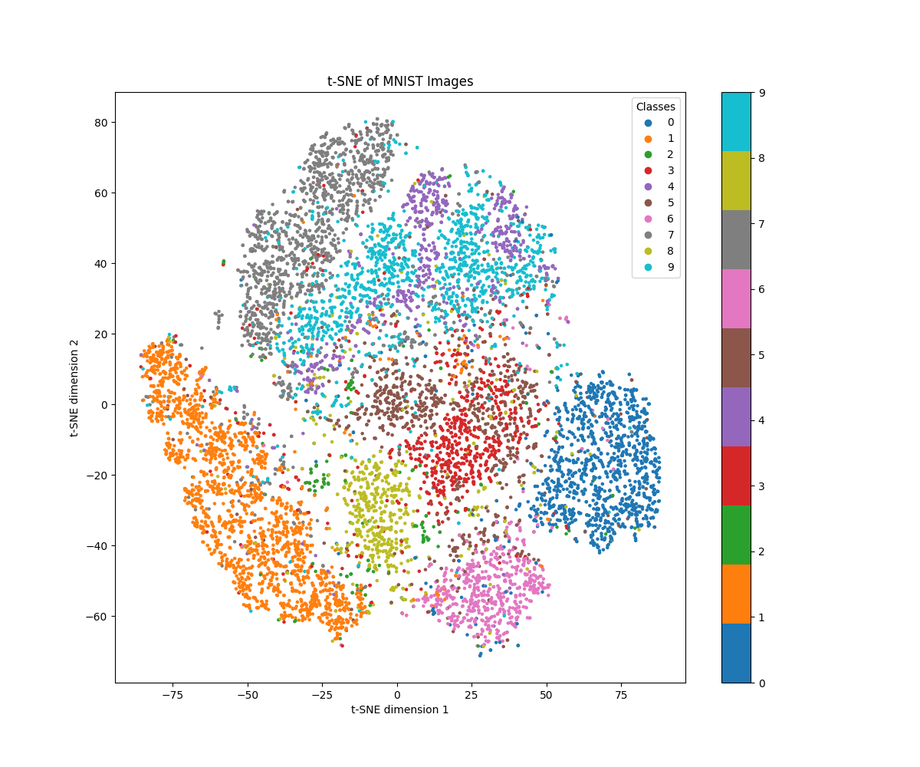
#> input picture figures/Fig_3_generated_mnist_tsne_vanillaGAN_dim_200.png, 920 x 767 px, shrunk from 1200 x 1000 before the run
$ python combine_three_images.py
#> lines starting #> are read from the running program, lines starting #| are printed output that depends on the picture
from PIL import Image, ImageDraw, ImageFont

# Paths to your images
image_paths = ["figures/Fig_3_generated_mnist_tsne_vanillaGAN_dim_200.png", "figures/Fig_4_real_mnist_tsne.png", "figures/Fig_7_GM_samples_tsne.png"]
titles = ["Baseline", "Real MNIST", "Best GM GAN"]

# Load images
images = [Image.open(img_path) for img_path in image_paths]
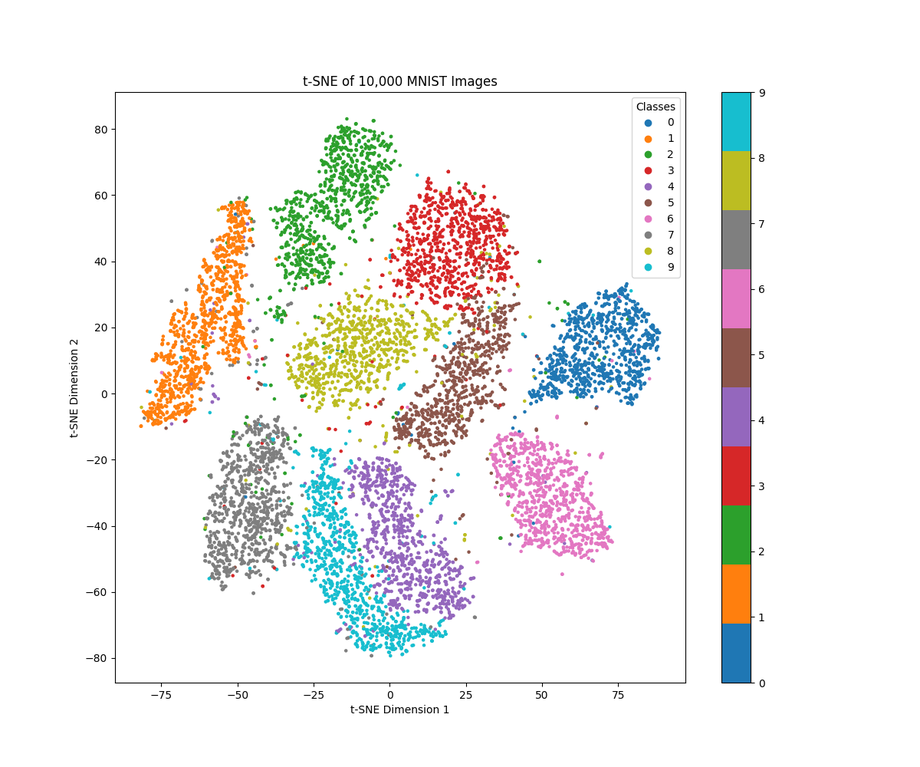
#> input picture figures/Fig_4_real_mnist_tsne.png, 920 x 767 px, shrunk from 1200 x 1000 before the run
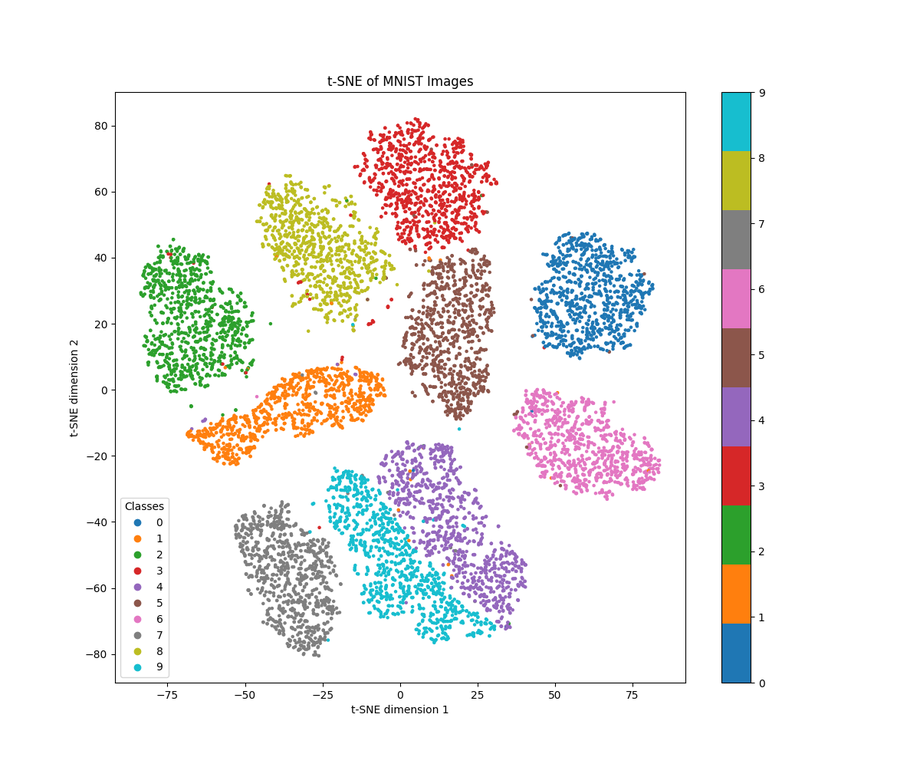
#> input picture figures/Fig_7_GM_samples_tsne.png, 920 x 767 px, shrunk from 1200 x 1000 before the run
#> images = 3 items
widths, heights = zip(*(i.size for i in images))
#> widths = (920, 920, 920); heights = (767, 767, 767)

# Calculate total width and max height for new image
total_width = sum(widths)
#> total_width = 2760
max_height = max(heights)
#> max_height = 767

# Define title height and font (adjust path to your font if necessary)
title_height = 50
font = ImageFont.truetype("arial.ttf", 24)  # Use a path to a .ttf font file if needed

# Create new image with extra space for titles
combined_image = Image.new("RGBA", (total_width, max_height + title_height), (255, 255, 255, 255))
#> combined_image: PIL image 2760x817 RGBA; every value is 255
draw = ImageDraw.Draw(combined_image)

# Position images and titles
x_offset = 0
for i, img in enumerate(images):
    combined_image.paste(img, (x_offset, title_height))  # Paste image below title space
    title_text = titles[i]
    text_bbox = draw.textbbox((0, 0), title_text, font=font)
    text_width, text_height = text_bbox[2] - text_bbox[0], text_bbox[3] - text_bbox[1]
    text_x = x_offset + (img.width - text_width) // 2
    draw.text((text_x, (title_height - text_height) // 2), title_text, font=font, fill="black")
    x_offset += img.width
#> this loop made 3 passes
#> (title_text, text_bbox, text_width, text_x, x_offset) on passes 1 to 3: ('Baseline', (0, 5, 102, 23), 102, 409, 920), ('Real MNIST', (0, 5, 135, 23), 135, 1312, 1840), ('Best GM GAN', (0, 5, 161, 23), 161, 2219, 2760)
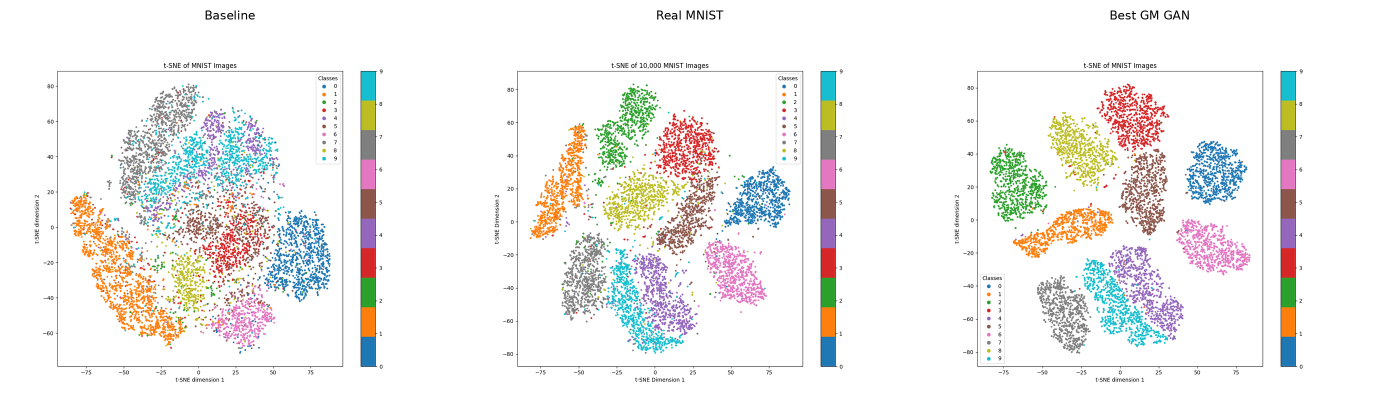
#> combined_image: PIL image 2760x817 RGBA (shown at 1/2 size); mean R, G, B, A 241.4, 240, 238.5, 255
#> after the loop, x_offset = 2760

# Save the combined image
combined_image.save("combined_image.png")
